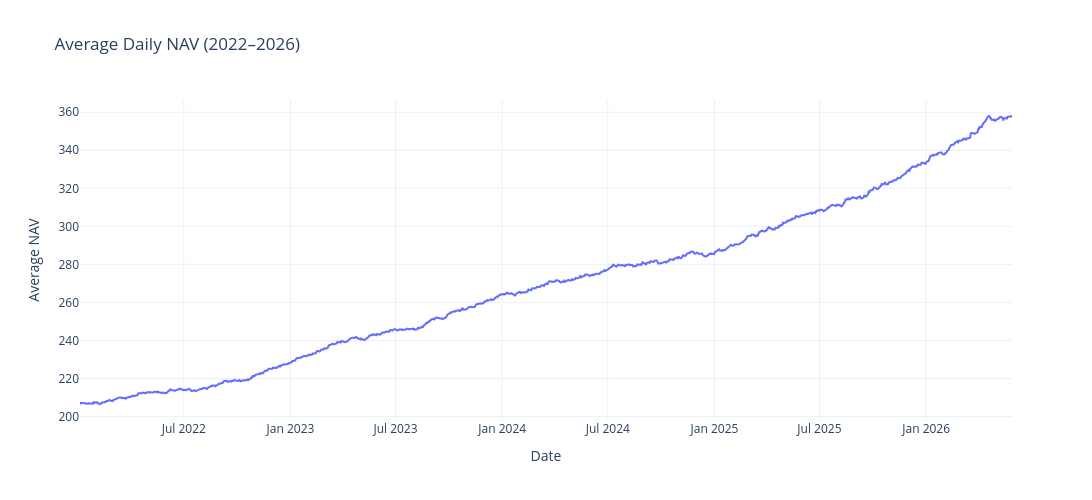

Notebook cell for this chart:
### Code cell
import plotly.express as px

fig = px.line(
    daily_nav,
    x="date",
    y="nav",
    title="Average Daily NAV (2022–2026)",
)

fig.update_layout(
    template="plotly_white",
    xaxis_title="Date",
    yaxis_title="Average NAV",
    width=1100,
    height=500
)

fig.show()

### Figure 1 — Plotly figure (JSON) as saved in the notebook; plotly's stock layout.template omitted (floating-point values rounded to 4 significant figures; data arrays with more than 128 entries replaced by an {"elided": "..."} marker saying what was removed)
{"data": [{"hovertemplate": "date=%{x}<br>nav=%{y}<extra></extra>", "legendgroup": "", "line": {"color": "#636efa", "dash": "solid"}, "marker": {"symbol": "circle"}, "mode": "lines", "name": "", "showlegend": false, "type": "scattergl", "x": {"elided": "1150 str values"}, "xaxis": "x", "y": {"elided": "1150 float values"}, "yaxis": "y"}], "layout": {"height": 500, "legend": {"tracegroupgap": 0}, "title": {"text": "Average Daily NAV (2022–2026)"}, "width": 1100, "xaxis": {"anchor": "y", "domain": [0, 1], "title": {"text": "Date"}}, "yaxis": {"anchor": "x", "domain": [0, 1], "title": {"text": "Average NAV"}}}}
